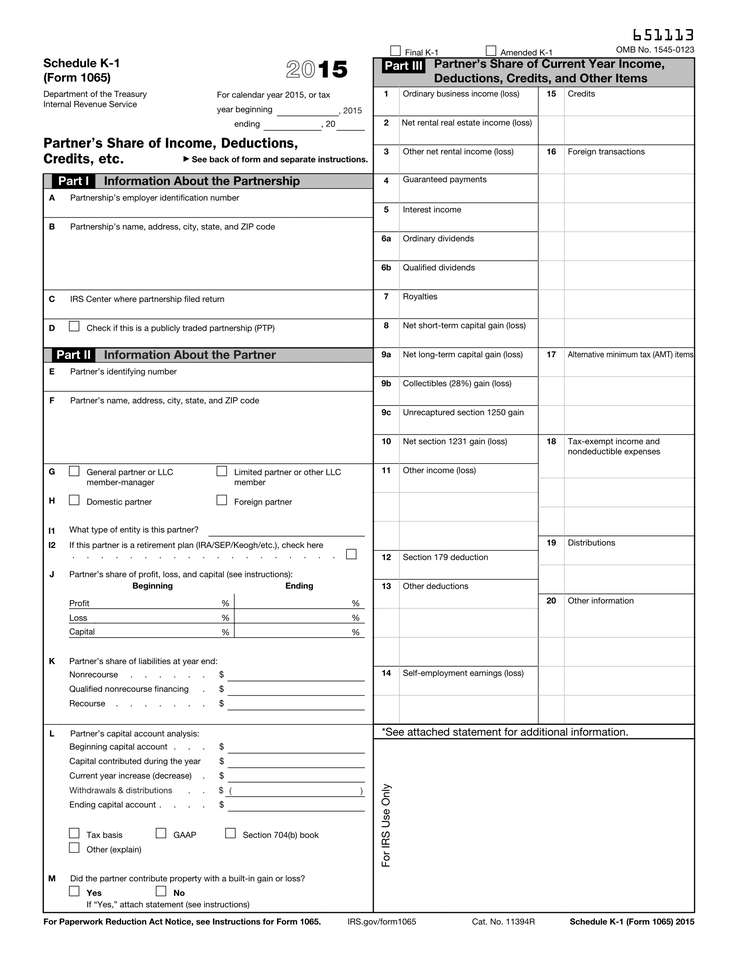
//> input picture form.png, 738 x 956 px, shrunk from 1700 x 2200 before the run
$ ./main-detect-checkboxes ../form.png   (built with g++ and OpenCV 4)
//> lines starting //> are read from the running program, lines starting //| are printed output that depends on the picture; after the words box and inside, x2 and y2 are one past the last pixel; in counts of white or black regions, pixels touching at a corner belong together
//> further down, imgMAT is the input picture: 956 rows x 738 cols, CV_8UC3; mean B, G, R 240.9, 240.9, 240.9
### checkboxes/checkbox.h
#pragma once
/**
 * @file checkbox.h
 * This file contains class definitions for detecting checkboxes
 * in a PDF rendered image.
 *
 * @author Faisal Shafait (faisalshafait@gmail.com)
 *
 * @version 0.1
 *
 */

#include "stdio.h"
#include <string>
#include <fstream>
#include <sstream>
// Open CV headers
#include "opencv2/core/core.hpp"
#include "opencv2/highgui/highgui.hpp"
#include "opencv2/imgproc/imgproc.hpp"

class CCheckBox{
public:
    cv::Rect outerBBox;
    cv::Rect innerBBox;
    double innerFillRatio;
    bool isFilled;
    bool validOuterBBox;
    bool validInnerBBox;

    // [8 lines left out: function CCheckBox, not called in this run]

};

class CDetectCheckBoxes{
public:
    bool detectCheckBoxes(cv::Mat &imgMATgray, std::vector<CCheckBox> &cBoxes);
    bool detectCheckBoxes(std::string &inFileName, std::vector<CCheckBox> &cBoxes);
private:
    void fillRatioFilter(cv::Mat &imgBin, std::vector<CCheckBox> &cBoxes);
    double computeFillRatio(cv::Mat &imgBin, cv::Rect &bbox);
    void mergeHoles(std::vector<cv::Rect> &holes);
    bool isAlmostSquare(cv::Rect &r);
    void binarizeOtsu(cv::Mat &gray, cv::Mat &binary);
};

### checkboxes/union-find.h
/**
 * @file union-find.h
 * This file contains an implementation of the UnionFind data structure
 * that helps in efficiently finding connected components in just two
 * passes through an image.
 *
 * @author Faisal Shafait (faisalshafait@gmail.com)
 *
 * @version 0.1
 *
 */

#ifndef UNIONFIND_H
#define UNIONFIND_H

#include "stdio.h"
#include <assert.h>

/**
 * @class CUnionFind
 * This class contains an implementation of the UnionFind data structure
 * that helps in efficiently finding connected components in just two
 * passes through an image.
*/

class CUnionFind {
protected:
    int length;
    int *labels;

public:
    // [6 lines left out: function CUnionFind, not called in this run]
    ~CUnionFind(){
        length=-1;
        delete[] labels;
    }
    // [17 lines left out: functions find, set, isRoot, not called in this run]
};

#endif

### checkboxes/concomp.h
#pragma once
/**
 * @file concomp.h
 * This file contains code for connected component analysis.
 *
 * @author Faisal Shafait (faisalshafait@gmail.com)
 *
 * @version 0.1
 *
 */

#include "stdio.h"
#include "union-find.h"
// Open CV headers
#include "opencv2/core/core.hpp"

void findConComp(cv::Mat &img, std::vector<cv::Rect> &rboxes,
                 float max_x, float max_y, float min_area, int type);


### checkboxes/checkbox.cc
/**
 * @file pdf-ocr.cc
 * This is the main file for extracting checkboxes from images.
 *
 *
 * @author Faisal Shafait (faisalshafait@gmail.com)
 *
 * @version 0.1
 *
 */

#include "stdio.h"
#include <string>
#include "concomp.h"
#include "checkbox.h"
// Open CV headers
#include "opencv2/core/core.hpp"
#include "opencv2/highgui/highgui.hpp"
#include "opencv2/imgproc/imgproc.hpp"

using namespace std;
using namespace cv;


/**
 * This function implements global image thresholding using Otsu's algorithm
 *
 * @param[in]     gray Gray scale input image as an OpenCV Mat object.
 * @param[out]    binary Output image binarized using Otsu's method.
 */
void CDetectCheckBoxes::binarizeOtsu(Mat &gray, Mat &binary){
    threshold(gray, binary, 0, 255, THRESH_BINARY | THRESH_OTSU);
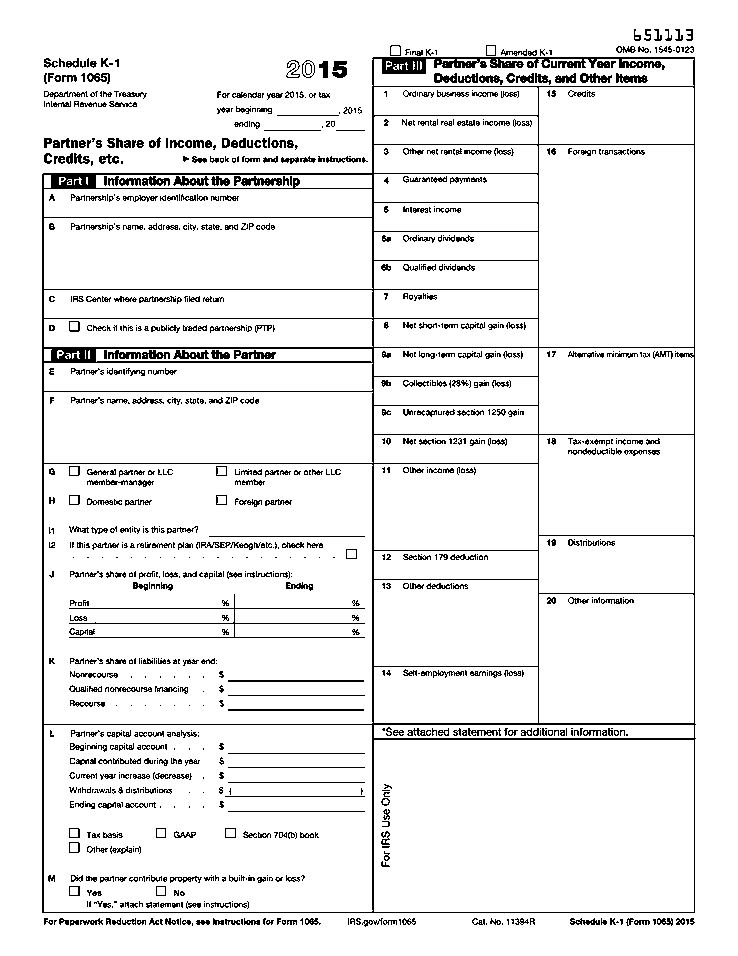
//> binary: 956 rows x 738 cols, CV_8UC1; 92.8% white; black in thin lines or dots, all inside (x1, y1, x2, y2) = (42, 29, 696, 927)
}

/**
 * This function decides whether the input Rect has a square shape
 * with a reasonable margin for distortions
 *
 * @param[in]     r Input rectangle
 * @return    True if the input rectangle appears like a square, False otherwise.
 */
// [87 lines left out: functions isAlmostSquare, mergeHoles, computeFillRatio, fillRatioFilter, not called in this run]

bool CDetectCheckBoxes::detectCheckBoxes(Mat &imgMATgray, vector<CCheckBox> &cBoxes){

    Mat imgMATbin, imgMATbinInv, imgMATbinMorph, imgMATbinH, imgMATbinV;
    binarizeOtsu(imgMATgray, imgMATbin);
    imgMATbinInv = 255 - imgMATbin;
    Mat elementH(2, 20, CV_8U, cv::Scalar(1));
    Mat elementV(20, 2, CV_8U, cv::Scalar(1));
    erode(imgMATbinInv, imgMATbinH, elementH);
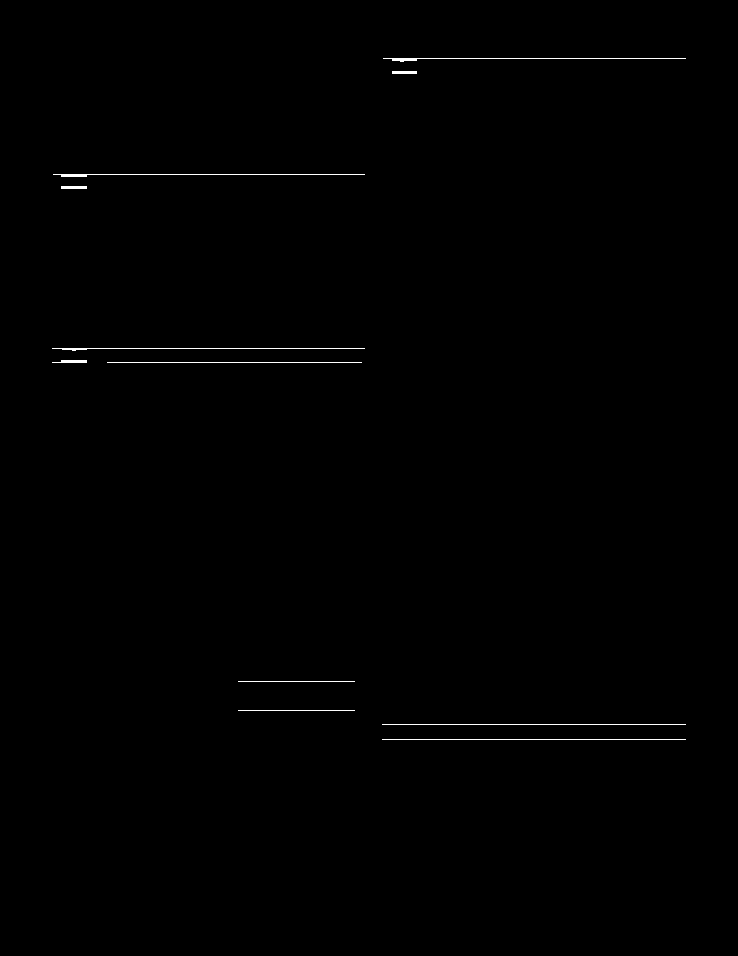
//> imgMATbinH: 956 rows x 738 cols, CV_8UC1; 0.34% white in thin lines or dots, all inside (x1, y1, x2, y2) = (52, 58, 686, 740)
    erode(imgMATbinInv, imgMATbinV, elementV);
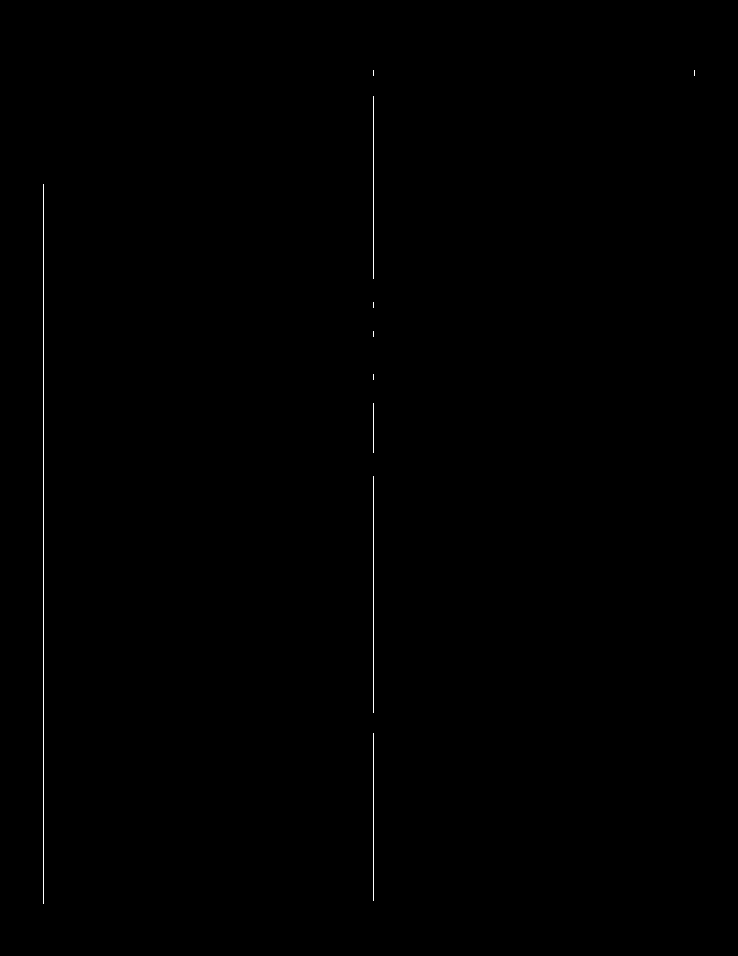
//> imgMATbinV: 956 rows x 738 cols, CV_8UC1; 0.2% white in thin lines or dots, all inside (x1, y1, x2, y2) = (43, 70, 695, 904)
    dilate(imgMATbinH, imgMATbinH, elementH);
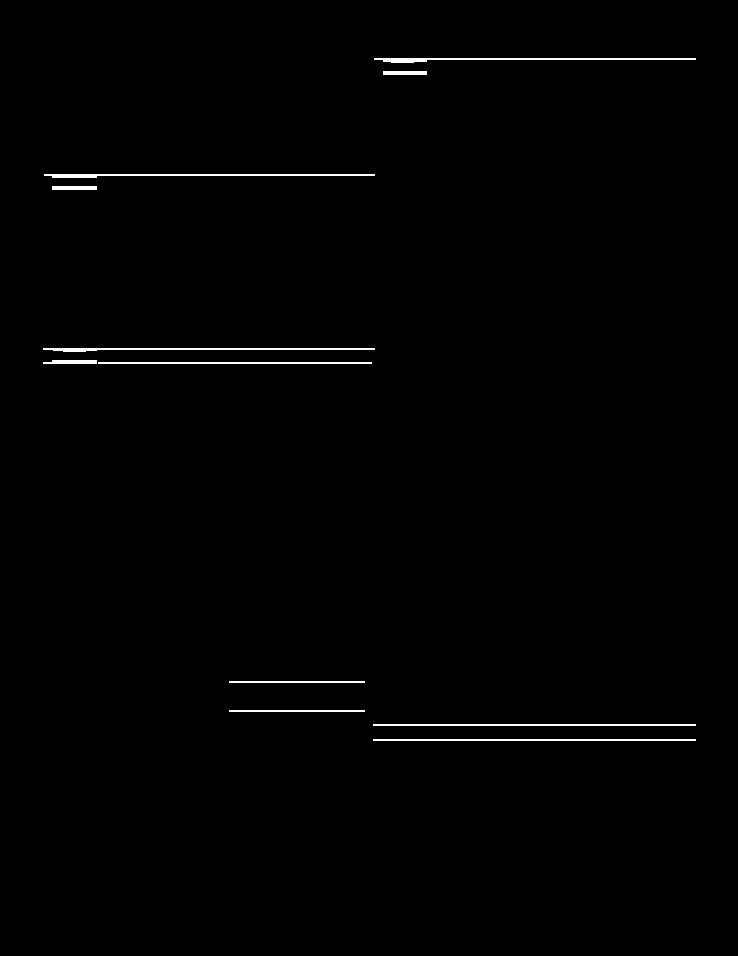
//> imgMATbinH: 956 rows x 738 cols, CV_8UC1; 0.73% white in thin lines or dots, all inside (x1, y1, x2, y2) = (43, 58, 696, 741)
    dilate(imgMATbinV, imgMATbinV, elementV);
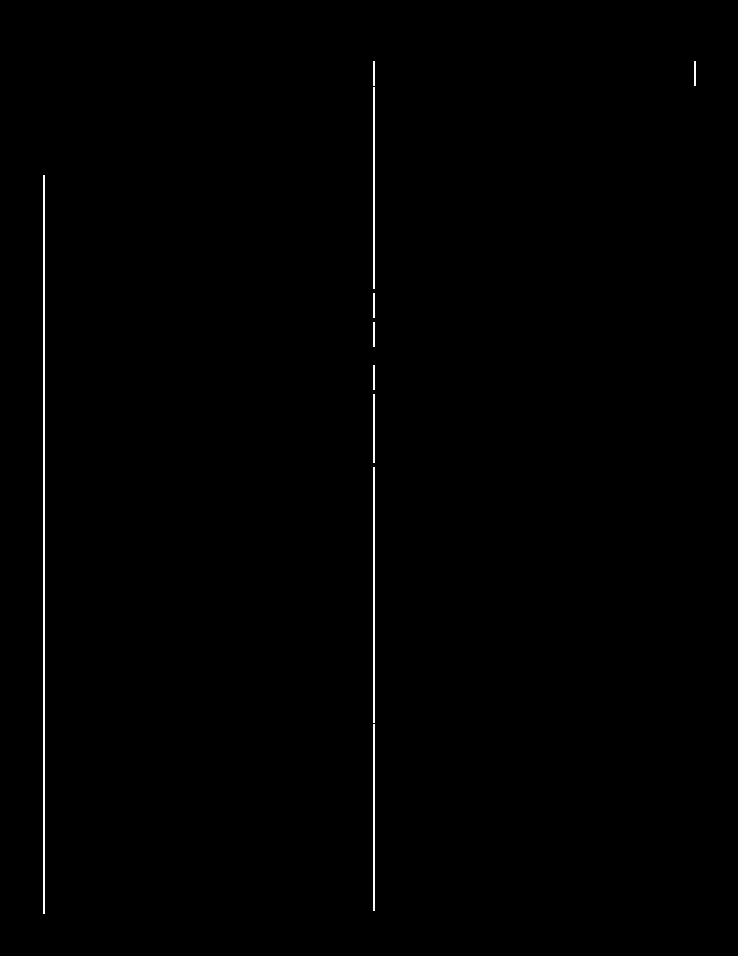
//> imgMATbinV: 956 rows x 738 cols, CV_8UC1; 0.45% white in thin lines or dots, all inside (x1, y1, x2, y2) = (43, 61, 696, 914)
    imgMATbinMorph = imgMATbinH | imgMATbinV;
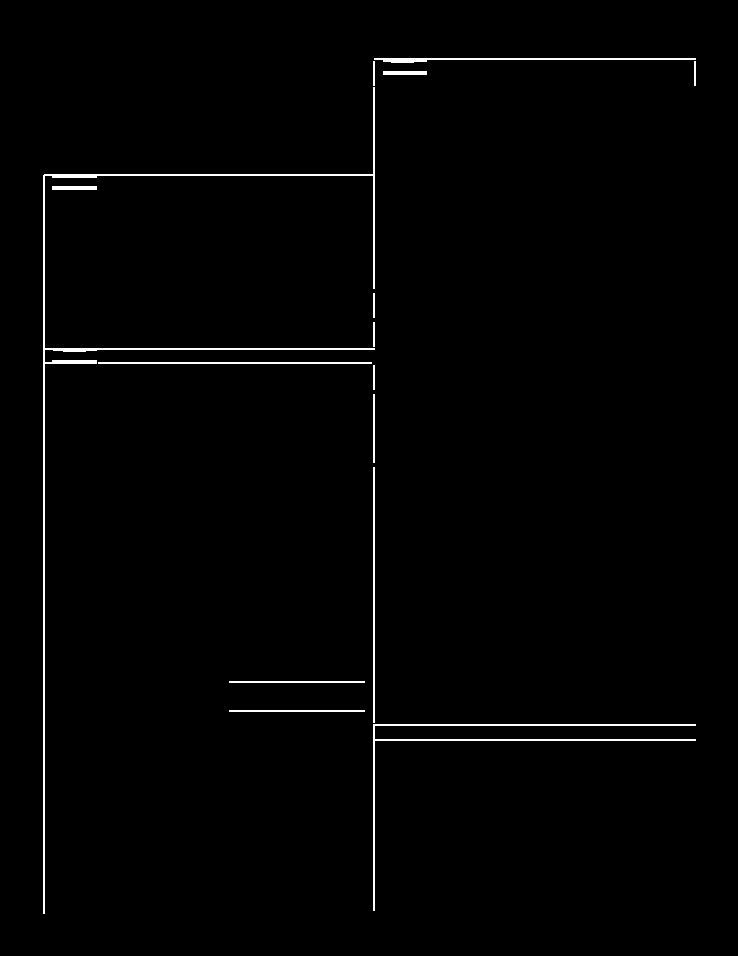
//> imgMATbinMorph: 956 rows x 738 cols, CV_8UC1; 1.2% white in thin lines or dots, all inside (x1, y1, x2, y2) = (43, 58, 696, 914)

	ifstream infile("coords.csv");
	if (!infile.is_open()){
		fprintf(stderr, "%s", "file not open!\n");
//> (the run ends here: a file the program needs is not available, at `exit(-1);`)
